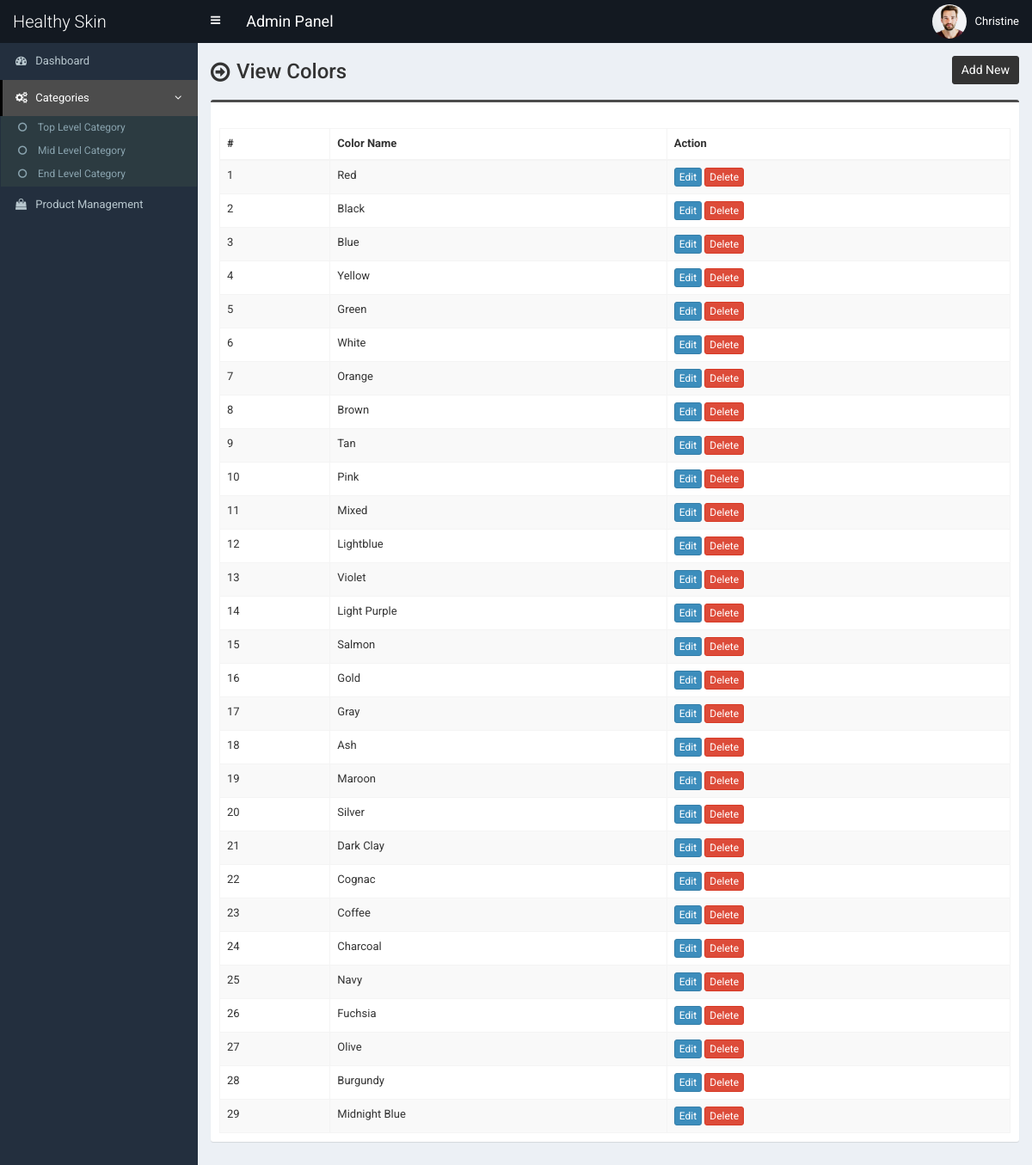
The app's page /admin/color.php (signed in), older data.
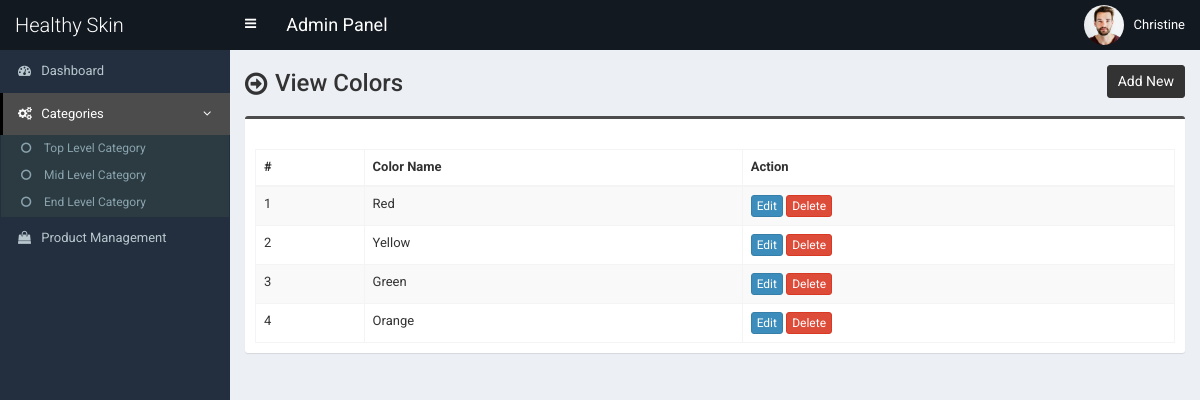
The same page, newer data.
### tables this page shows
CREATE TABLE `tbl_color` (
  `color_id` int(11) NOT NULL,
  `color_name` varchar(255) NOT NULL
);

### admin/color.php (the view, shortened to what this page needs)
<?php require_once('header.php'); ?>
<section class="content-header">
	<div class="content-header-left">
		<h1>View Colors</h1>
	</div>
	<div class="content-header-right">
		<a href="color-add.php" class="btn btn-primary btn-sm">Add New</a>
	</div>
</section>
<section class="content">
  <div class="row">
    <div class="col-md-12">
      <div class="box box-info">
        <div class="box-body table-responsive">
          <table id="example1" class="table table-bordered table-hover table-striped">
			<thead>
			    <tr>
			        <th>#</th>
			        <th>Color Name</th>
			        <th>Action</th>
			    </tr>
			</thead>
            <tbody>
            	<?php
            	$i=0;
            	$statement = $pdo->prepare("SELECT * FROM tbl_color ORDER BY color_id ASC");
            	$statement->execute();
            	$result = $statement->fetchAll(PDO::FETCH_ASSOC);
            	foreach ($result as $row) {
            		$i++;
            		?>
					<tr>
	                    <td><?php echo $i; ?></td>
	                    <td><?php echo $row['color_name']; ?></td>
	                    <td>
	                        <a href="color-edit.php?id=<?php echo $row['color_id']; ?>" class="btn btn-primary btn-xs">Edit</a>
	                        <a href="#" class="btn btn-danger btn-xs" data-href="color-delete.php?id=<?php echo $row['color_id']; ?>" data-toggle="modal" data-target="#confirm-delete">Delete</a>
	                    </td>
	                </tr>
            		<?php
            	}
            	?>
            </tbody>
          </table>
        </div>
      </div>
</section>
<?php require_once('footer.php'); ?>

Row changes from the older to the newer data that the page shows:
removed tbl_color: color_name "Black"
removed tbl_color: color_name "Blue"
removed tbl_color: color_name "White"
removed tbl_color: color_name "Brown"
removed tbl_color: color_name "Tan"
removed tbl_color: color_name "Pink"
removed tbl_color: color_name "Mixed"
removed tbl_color: color_name "Lightblue"
removed tbl_color: color_name "Violet"
removed tbl_color: color_name "Light Purple"
removed tbl_color: color_name "Salmon"
removed tbl_color: color_name "Gold"
removed tbl_color: color_name "Gray"
removed tbl_color: color_name "Ash"
removed tbl_color: color_name "Maroon"
removed tbl_color: color_name "Silver"
removed tbl_color: color_name "Dark Clay"
removed tbl_color: color_name "Cognac"
removed tbl_color: color_name "Coffee"
removed tbl_color: color_name "Charcoal"
removed tbl_color: color_name "Navy"
removed tbl_color: color_name "Fuchsia"
removed tbl_color: color_name "Olive"
removed tbl_color: color_name "Burgundy"
removed tbl_color: color_name "Midnight Blue"
